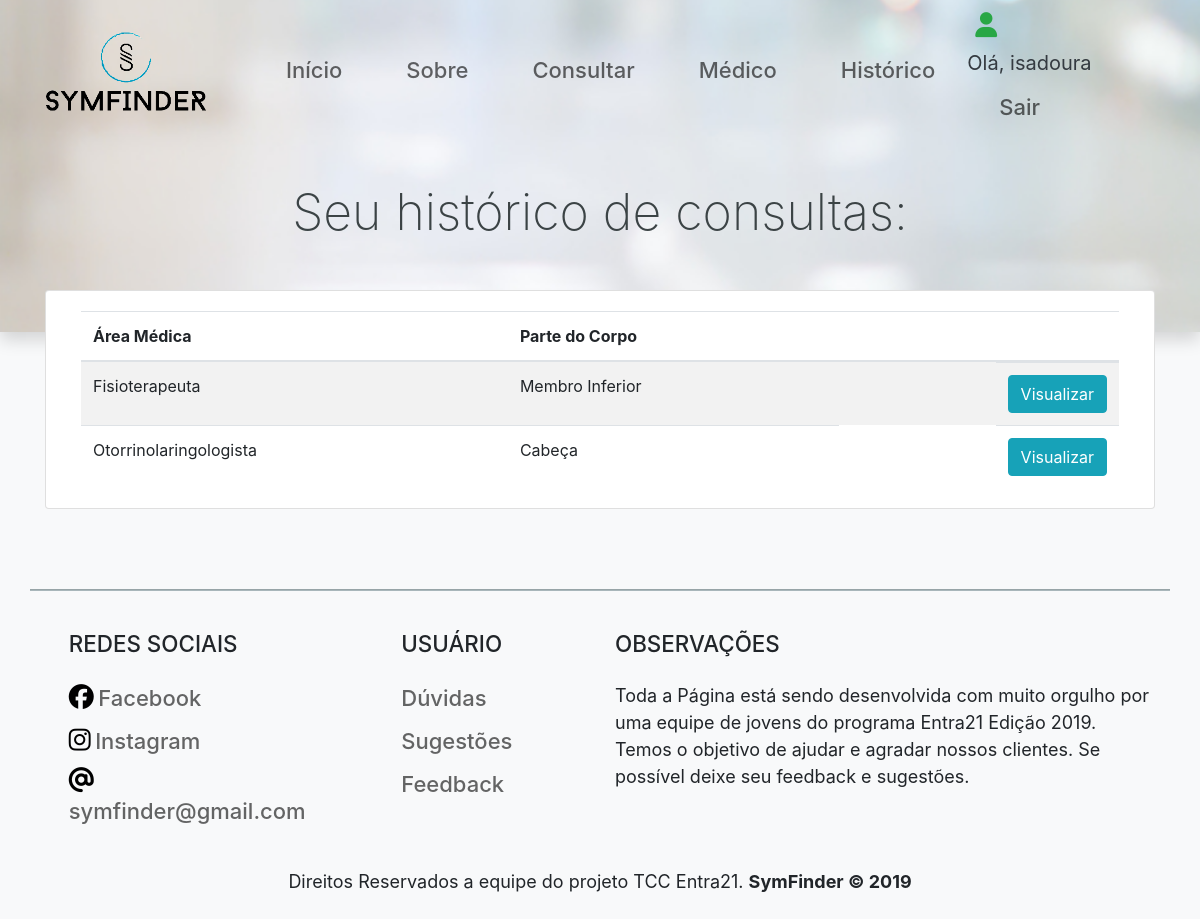
Page /historico.php (signed in) on the committed database.
### tables this page shows
CREATE TABLE `tb_historico` (
  `id` int(11) NOT NULL,
  `fk_am` int(11) DEFAULT NULL,
  `fk_parte` int(11) DEFAULT NULL,
  `fk_id_usuario` int(11) DEFAULT NULL,
  `fk_tipo` int(11) DEFAULT NULL
);

CREATE TABLE `tb_area_medica` (
  `id` int(11) NOT NULL,
  `area_medica` varchar(50) DEFAULT NULL
);

CREATE TABLE `tb_partes_corpo` (
  `id` int(11) NOT NULL,
  `parte_corpo` varchar(30) DEFAULT NULL
);

### backend/backend_historico.php (called while the page is built, shortened)
<?php
	require_once('include/conexao.php');
	$id_hist = $_SESSION['id_usuario'];
	$sql = "SELECT h.*, a.area_medica AS area, p.parte_corpo AS parte FROM tb_historico h
			JOIN tb_area_medica a ON a.id = h.fk_am
			JOIN tb_partes_corpo p ON p.id = h.fk_parte
			WHERE fk_id_usuario = '$id_hist'";
	$queryConsulta = mysqli_query($con, $sql);
?>

### historico.php (the view, shortened to what this page needs)
<?php
	require_once('backend/backend_historico.php');
?>
<!DOCTYPE html>
<html>
<head>
	<link rel="stylesheet" href="https://stackpath.bootstrapcdn.com/bootstrap/4.3.1/css/bootstrap.min.css">
	<link rel="stylesheet" type="text/css" href="media/css/media.css">
	<link rel="stylesheet" type="text/css" href="media/css/sobre.css">
</head>
<body class="bg-light">
	<?php
	require_once('include/header.php');
	?>
	<div class="shadow img_sobre" style="background-image: url('media/images/fundo.jpg');  min-height: 320px; min-width: 100%; background-size: 100%; background-position: center center; padding-top: 128px; margin-top: -184px; background-repeat: no-repeat;">
	</div>
	<div class="container-fluid">
		<div class="container pb-5"  style=" margin-top: -200px;">
			<h1 id="batata">Seu histórico de consultas:</h1>
			<div class="card mt-5">
				<div class="card-body">
					<div class="row col-12 col-md m-0">
						<table class="table table-hover table-striped m-0 p-0">
							<thead>
								<tr>
									<th scope="col">Área Médica</th>
									<th scope="col">Parte do Corpo</th>
									<th></th>
								</tr>
							</thead>
							<form method="post" action="">
								<tbody>
									<?php while ($resultadoConsulta = mysqli_fetch_array($queryConsulta)) { ?>
									<tr>
										<td><?=$resultadoConsulta['area']?></td>
										<td><?=utf8_encode($resultadoConsulta['parte'])?></td>
										<td style="float: right;">
											<a href="historico_visualizacao.php?id_consulta=<?=$resultadoConsulta['id']?>" class="btn btn-info text-center">Visualizar</a>
										</td>
									</tr>
									<?php } ?>
								</tbody>
							</form>
						</table>
					</div>
				</div>
			</div>
		</div>
	</div>
	<?php require_once('include/footer.php'); ?>
</body>
</html>

### media/css/media.css (style rules this page uses)
@media (min-width: 992px) and (max-width: 1200px) { .img_sobre { min-height: 100px !important; min-width: 100% !important; background-size: 205% !important; background-position: center center; padding-top: 650px !important; margin-top: -509px !important; background-repeat: no-repeat; } }

### media/css/sobre.css (style rules this page uses)
body { background-color: #f1f8f8; }
.shadow { min-height: 330px; min-width: 100%; background-size: 100%; background-position: center center; padding-top: 128px; margin-top: -118px; background-repeat: no-repeat; }
#batata { font-size: 50px !important; color: rgb(59, 67, 69) !important; font-weight: 200 !important; margin-top: 50px !important; text-align: center; }

### rows in the picture
tb_historico: fk_am.area_medica "Fisioterapeuta", fk_parte.parte_corpo "Membro Inferior"
tb_historico: fk_am.area_medica "Otorrinolaringologista", fk_parte.parte_corpo "Cabeça"

### other values in the picture
$_SESSION['nome_usuario'] "isadoura"
